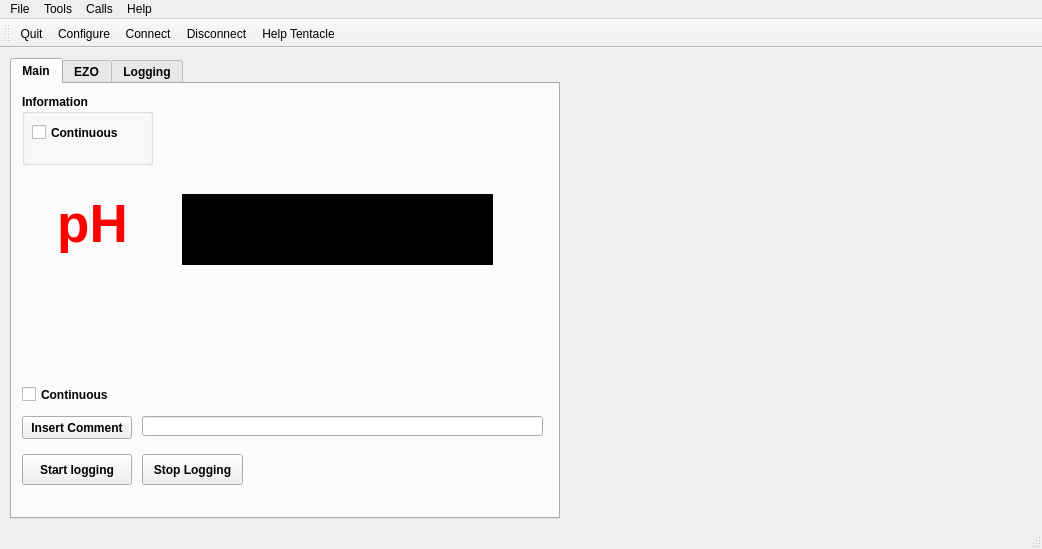
<?xml version="1.0" encoding="UTF-8"?>
<ui version="4.0">
 <class>MainWindow</class>
 <widget class="QMainWindow" name="MainWindow">
  <property name="geometry">
   <rect>
    <x>0</x>
    <y>0</y>
    <width>1042</width>
    <height>549</height>
   </rect>
  </property>
  <property name="windowTitle">
   <string>Terminal for Tentacle Mini pH meter</string>
  </property>
  <widget class="QWidget" name="centralWidget">
   <widget class="QTabWidget" name="tabWidget">
    <property name="geometry">
     <rect>
      <x>10</x>
      <y>10</y>
      <width>550</width>
      <height>461</height>
     </rect>
    </property>
    <property name="font">
     <font>
      <weight>75</weight>
      <italic>false</italic>
      <bold>true</bold>
      <underline>false</underline>
     </font>
    </property>
    <property name="tabPosition">
     <enum>QTabWidget::North</enum>
    </property>
    <property name="tabShape">
     <enum>QTabWidget::Rounded</enum>
    </property>
    <property name="currentIndex">
     <number>0</number>
    </property>
    <property name="iconSize">
     <size>
      <width>32</width>
      <height>32</height>
     </size>
    </property>
    <property name="elideMode">
     <enum>Qt::ElideNone</enum>
    </property>
    <property name="usesScrollButtons">
     <bool>false</bool>
    </property>
    <property name="documentMode">
     <bool>false</bool>
    </property>
    <widget class="QWidget" name="mainTab">
     <attribute name="title">
      <string>Main</string>
     </attribute>
     <widget class="QLabel" name="EZOLabel">
      <property name="geometry">
       <rect>
        <x>10</x>
        <y>110</y>
        <width>141</width>
        <height>60</height>
       </rect>
      </property>
      <property name="font">
       <font>
        <pointsize>40</pointsize>
        <weight>75</weight>
        <bold>true</bold>
       </font>
      </property>
      <property name="styleSheet">
       <string notr="true">color: red;</string>
      </property>
      <property name="text">
       <string>pH</string>
      </property>
      <property name="alignment">
       <set>Qt::AlignCenter</set>
      </property>
     </widget>
     <widget class="QLabel" name="valueLabel">
      <property name="geometry">
       <rect>
        <x>170</x>
        <y>110</y>
        <width>311</width>
        <height>71</height>
       </rect>
      </property>
      <property name="font">
       <font>
        <family>Arial</family>
        <pointsize>40</pointsize>
        <weight>75</weight>
        <bold>true</bold>
       </font>
      </property>
      <property name="styleSheet">
       <string notr="true">background: black;
color: orange;
</string>
      </property>
      <property name="text">
       <string/>
      </property>
      <property name="textFormat">
       <enum>Qt::PlainText</enum>
      </property>
      <property name="alignment">
       <set>Qt::AlignCenter</set>
      </property>
      <property name="margin">
       <number>4</number>
      </property>
     </widget>
     <widget class="QGroupBox" name="groupBox">
      <property name="geometry">
       <rect>
        <x>10</x>
        <y>10</y>
        <width>131</width>
        <height>71</height>
       </rect>
      </property>
      <property name="sizePolicy">
       <sizepolicy hsizetype="Minimum" vsizetype="Fixed">
        <horstretch>0</horstretch>
        <verstretch>0</verstretch>
       </sizepolicy>
      </property>
      <property name="font">
       <font>
        <weight>75</weight>
        <bold>true</bold>
       </font>
      </property>
      <property name="title">
       <string>Information</string>
      </property>
      <widget class="QCheckBox" name="contCB">
       <property name="geometry">
        <rect>
         <x>10</x>
         <y>30</y>
         <width>101</width>
         <height>17</height>
        </rect>
       </property>
       <property name="text">
        <string>Continuous</string>
       </property>
      </widget>
     </widget>
     <widget class="QPushButton" name="btnLogStart">
      <property name="geometry">
       <rect>
        <x>10</x>
        <y>370</y>
        <width>110</width>
        <height>31</height>
       </rect>
      </property>
      <property name="text">
       <string>Start logging</string>
      </property>
     </widget>
     <widget class="QLineEdit" name="leComment">
      <property name="geometry">
       <rect>
        <x>130</x>
        <y>332</y>
        <width>401</width>
        <height>20</height>
       </rect>
      </property>
     </widget>
     <widget class="QPushButton" name="pushButton">
      <property name="geometry">
       <rect>
        <x>10</x>
        <y>332</y>
        <width>110</width>
        <height>23</height>
       </rect>
      </property>
      <property name="text">
       <string>Insert Comment</string>
      </property>
     </widget>
     <widget class="QCheckBox" name="contCB_2">
      <property name="geometry">
       <rect>
        <x>10</x>
        <y>302</y>
        <width>110</width>
        <height>17</height>
       </rect>
      </property>
      <property name="text">
       <string>Continuous</string>
      </property>
     </widget>
     <widget class="QPushButton" name="btnLogStop">
      <property name="geometry">
       <rect>
        <x>130</x>
        <y>370</y>
        <width>101</width>
        <height>31</height>
       </rect>
      </property>
      <property name="text">
       <string>Stop Logging</string>
      </property>
     </widget>
    </widget>
    <widget class="QWidget" name="EZOTab">
     <attribute name="icon">
      <iconset resource="../atlasusb.qrc">
       <normaloff>:/new/images/images/ph-circuit-large.jpg</normaloff>:/new/images/images/ph-circuit-large.jpg</iconset>
     </attribute>
     <attribute name="title">
      <string>EZO</string>
     </attribute>
    </widget>
    <widget class="QWidget" name="logTab">
     <attribute name="title">
      <string>Logging</string>
     </attribute>
    </widget>
   </widget>
  </widget>
  <widget class="QMenuBar" name="menuBar">
   <property name="geometry">
    <rect>
     <x>0</x>
     <y>0</y>
     <width>1042</width>
     <height>21</height>
    </rect>
   </property>
   <widget class="QMenu" name="menuCalls">
    <property name="title">
     <string>Calls</string>
    </property>
    <addaction name="separator"/>
   </widget>
   <widget class="QMenu" name="menuTools">
    <property name="title">
     <string>Tools</string>
    </property>
    <addaction name="actionScreenshot"/>
   </widget>
   <widget class="QMenu" name="menuHelp">
    <property name="title">
     <string>Help</string>
    </property>
    <addaction name="actionIndex"/>
    <addaction name="separator"/>
    <addaction name="actionAbout_AtlasTerminal"/>
    <addaction name="actionAbout_Qt"/>
   </widget>
   <widget class="QMenu" name="menuFile">
    <property name="title">
     <string>File</string>
    </property>
    <addaction name="actionQuit"/>
   </widget>
   <addaction name="menuFile"/>
   <addaction name="menuTools"/>
   <addaction name="menuCalls"/>
   <addaction name="menuHelp"/>
  </widget>
  <widget class="QStatusBar" name="statusBar"/>
  <widget class="QToolBar" name="toolBar">
   <property name="windowTitle">
    <string>toolBar</string>
   </property>
   <attribute name="toolBarArea">
    <enum>TopToolBarArea</enum>
   </attribute>
   <attribute name="toolBarBreak">
    <bool>false</bool>
   </attribute>
   <addaction name="actionQuit"/>
   <addaction name="actionConfigure"/>
   <addaction name="actionConnect"/>
   <addaction name="actionDisconnect"/>
   <addaction name="action_Help_Tentacle"/>
  </widget>
  <action name="actionQuit">
   <property name="icon">
    <iconset resource="../atlasusb.qrc">
     <normaloff>:/new/images/images/application-exit.png</normaloff>:/new/images/images/application-exit.png</iconset>
   </property>
   <property name="text">
    <string>&amp;Quit</string>
   </property>
   <property name="shortcut">
    <string>Ctrl+Q</string>
   </property>
  </action>
  <action name="actionConnect">
   <property name="icon">
    <iconset resource="../atlasusb.qrc">
     <normaloff>:/new/images/images/connect.png</normaloff>:/new/images/images/connect.png</iconset>
   </property>
   <property name="text">
    <string>&amp;Connect</string>
   </property>
   <property name="toolTip">
    <string>Connect Atlas</string>
   </property>
  </action>
  <action name="actionDisconnect">
   <property name="icon">
    <iconset resource="../atlasusb.qrc">
     <normaloff>:/new/images/images/disconnect.png</normaloff>:/new/images/images/disconnect.png</iconset>
   </property>
   <property name="text">
    <string>&amp;Disconnect</string>
   </property>
   <property name="toolTip">
    <string>Disconnect Atlas</string>
   </property>
  </action>
  <action name="actionConfigure">
   <property name="icon">
    <iconset resource="../atlasusb.qrc">
     <normaloff>:/new/images/images/settings.png</normaloff>:/new/images/images/settings.png</iconset>
   </property>
   <property name="text">
    <string>&amp;Configure</string>
   </property>
   <property name="toolTip">
    <string>Configure Atlas</string>
   </property>
  </action>
  <action name="action_Help_Tentacle">
   <property name="icon">
    <iconset resource="../atlasusb.qrc">
     <normaloff>:/new/images/images/AtlasHelp1.png</normaloff>:/new/images/images/AtlasHelp1.png</iconset>
   </property>
   <property name="text">
    <string>&amp;Help Tentacle</string>
   </property>
  </action>
  <action name="actionScreenshot">
   <property name="text">
    <string>Screenshot</string>
   </property>
  </action>
  <action name="actionIndex">
   <property name="text">
    <string>Index</string>
   </property>
  </action>
  <action name="actionAbout_AtlasTerminal">
   <property name="text">
    <string>About AtlasTerminal</string>
   </property>
  </action>
  <action name="actionAbout_Qt">
   <property name="text">
    <string>About Qt</string>
   </property>
  </action>
 </widget>
 <layoutdefault spacing="6" margin="11"/>
 <resources>
  <include location="../atlasusb.qrc"/>
 </resources>
 <connections/>
</ui>
